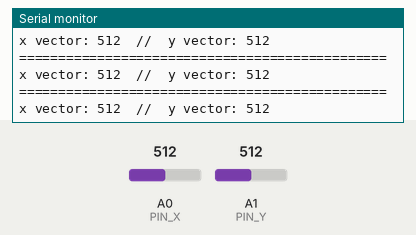
Recording of a sketch running on a simulated Arduino Uno, built with avr-gcc and run on an emulated ATmega328P. On the bench: the last lines printed to the serial monitor. Inputs (shaded band) come from the test bench; at power-on: A0 (PIN_X) = 512, A1 (PIN_Y) = 512.

Above: at 1.2 s.
1.3 s: A0 (PIN_X) set to 110
At 1.41 s:
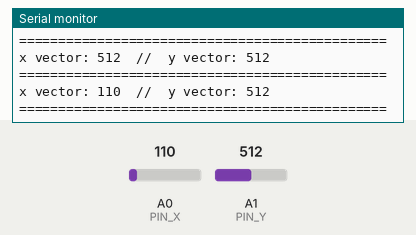
4.3 s: A0 (PIN_X) set to 89
At 4.5 s:
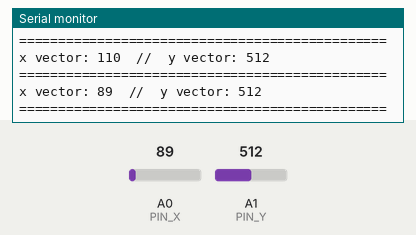
7.3 s: A1 (PIN_Y) set to 106
At 7.45 s:
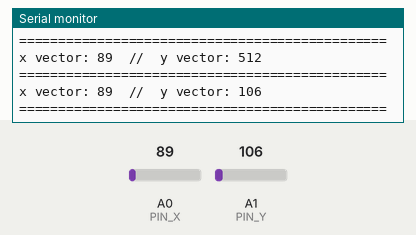
10.3 s: A1 (PIN_Y) set to 90
At 10.51 s:
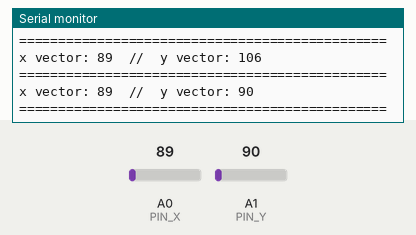
Timing chart, 0 to 13.3 s (numbered marks = the images above; inputs shaded):
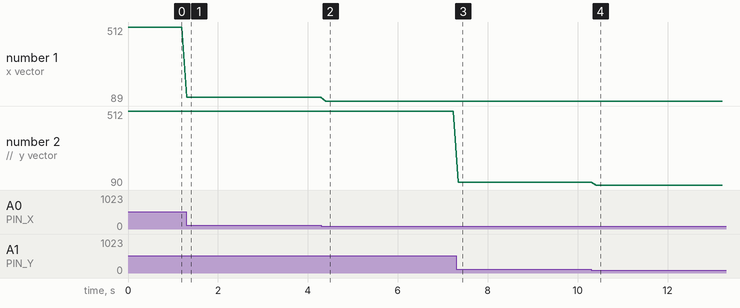

The sketch:

analog_test_01.ino
```cpp
/****************************************************
 * マクロ部
 ****************************************************/
 #define PIN_X 0
 #define PIN_Y 1

/****************************************************
 * 構造体宣言部
 ****************************************************/

/****************************************************
 * プロトタイプ宣言部
 ****************************************************/

/****************************************************
 * グローバル変数/配列 宣言部
 ****************************************************/
int analog_x = 0;   // アナログスティックのx軸
int analog_y = 0;   // アナログスティックのy軸

/****************************************************
 * Arduino 要求関数部
 ****************************************************/

void setup() {
    Serial.begin(9600);
}

void loop() {
    analog_x = analogRead(PIN_X);
    analog_y = analogRead(PIN_Y);

    Serial.print("x vector: ");
    Serial.print(analog_x);
    Serial.print("  //  y vector: ");
    Serial.println(analog_y);
    Serial.println("===============================================");

    delay(100);  // 毎秒100回処理
}

/****************************************************
 * 独自関数部
 ****************************************************/
```

Measured:
- after the input at 1.3 s, the serial monitor: prints a new line at once (image 1)
- after the input at 4.3 s, the serial monitor: prints a new line after 0.10 s (image 2)
- after the input at 7.3 s, the serial monitor: prints a new line after 0.05 s (image 3)
- after the input at 10.3 s, the serial monitor: prints a new line after 0.12 s (image 4)
- plotted number 1: 512 → 110 after the input at 1.3 s, 110 → 89 after the input at 4.3 s
- plotted number 2: 512 → 106 after the input at 7.3 s, 106 → 90 after the input at 10.3 s
